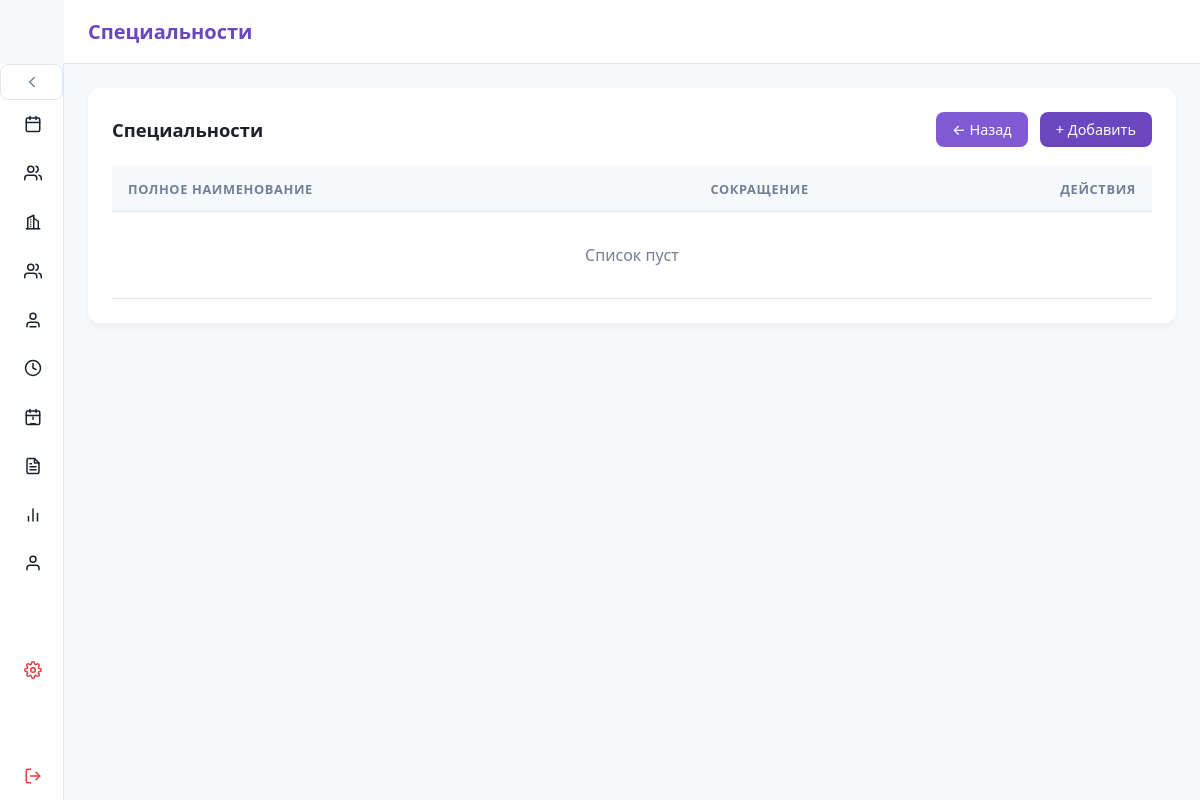
Before: /admin/specializations/ (signed in) with the older database file.
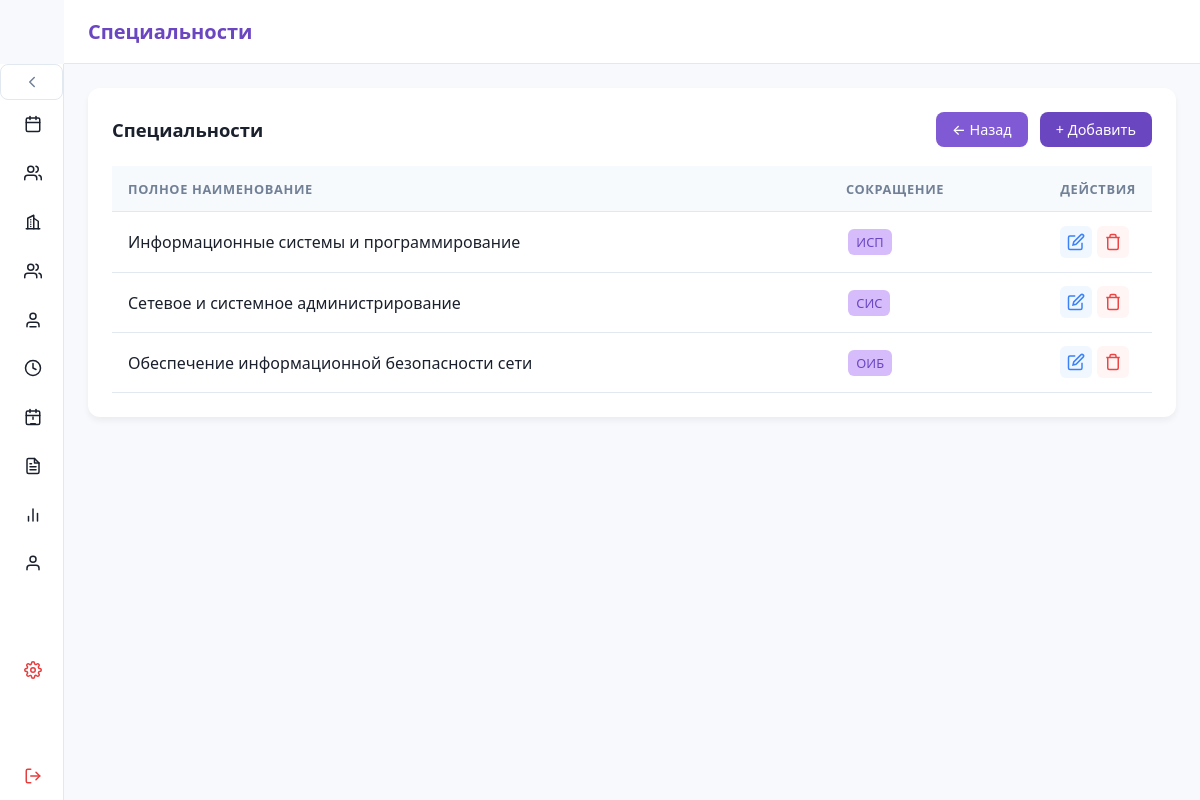
After: the same page with the newer database file.
### src/database/models.py (models this page shows)
class Base(DeclarativeBase): ...

class Specialization(Base):
    __tablename__ = "specialization"
    specialization_id: Mapped[int] = mapped_column(primary_key=True, autoincrement=True)
    specialization_name: Mapped[str] = mapped_column(String(50))
    specialization_reduction: Mapped[str] = mapped_column(String(5))

### src/routers/specializations.py (the view, shortened to what this page needs)
@specs_bp.route('/', methods=['GET', 'POST'])
def manage_specializations():
    if 'person_id' not in session:
        return redirect(url_for('login'))
    db: Session = SessionLocal()
    try:
        items = db.query(Specialization).all()
        edit_item = None
        edit_id = request.args.get('edit')
        if edit_id:
            edit_item = db.query(Specialization).filter(Specialization.specialization_id == int(edit_id)).first()
        return render_template('admin_specializations.html', title="Специальности", items=items, edit_item=edit_item)
    finally:
        db.close()

### src/templates/admin_specializations.html (shortened to what this page needs)
{% extends "base.html" %}
{% block content %}
<div class="card">
  <div class="card-header">
    <h2 class="card-title">{{ title }}</h2>
    <div style="display: flex; gap: 0.75rem;">
      <a href="/adminpanel" class="btn btn-cancel">← Назад</a>
      <a href="#modal" class="btn btn-add">+ Добавить</a>
    </div>
  </div>
  <table>
    <thead>
      <tr>
        <th>Полное наименование</th>
        <th>Сокращение</th>
        <th style="width: 100px;">Действия</th>
      </tr>
    </thead>
    <tbody>
      {% for item in items %}
      <tr>
        <td>{{ item.specialization_name }}</td>
        <td><span class="badge">{{ item.specialization_reduction }}</span></td>
        <td class="actions">
          <a href="?edit={{ item.specialization_id }}" class="btn-icon btn-edit" title="Редактировать">
            <svg viewBox="0 0 24 24" style="width:18px;height:18px;fill:none;stroke:currentColor;stroke-width:2"><path d="M11 4H4a2 2 0 0 0-2 2v14a2 2 0 0 0 2 2h14a2 2 0 0 0 2-2v-7"/><path d="M18.5 2.5a2.121 2.121 0 0 1 3 3L12 15l-4 1 1-4 9.5-9.5z"/></svg>
          </a>
          <form method="POST" style="display:inline;">
            <button type="submit" class="btn-icon btn-delete" title="Удалить">
              <svg viewBox="0 0 24 24" style="width:18px;height:18px;fill:none;stroke:currentColor;stroke-width:2"><polyline points="3 6 5 6 21 6"/><path d="M19 6v14a2 2 0 0 1-2 2H7a2 2 0 0 1-2-2V6m3 0V4a2 2 0 0 1 2-2h4a2 2 0 0 1 2 2v2"/></svg>
            </button>
          </form>
        </td>
      </tr>
      {% else %}
      <tr><td colspan="3" style="text-align:center; color:var(--muted); padding: 2rem;">Список пуст</td></tr>
      {% endfor %}
    </tbody>
  </table>
</div>
{% endblock %}

### src/templates/base.html (shortened to what this page needs)
<!DOCTYPE html>
<html lang="ru">
<head>
  <link rel="stylesheet" href="{{ url_for('static', filename='css/main_styles.css') }}">
</head>
<body>
  <div class="layout">
    <aside class="sidebar" id="sidebar">
      <button class="toggle-btn toggle-desktop" id="toggleSidebarBtn" aria-label="Развернуть меню">
        <svg viewBox="0 0 24 24"><polyline points="15 18 9 12 15 6"/></svg>
      </button>
      <a href="/social_passport" class="nav-link" data-path="/social_passport">
        <span class="nav-icon"><svg viewBox="0 0 24 24"><rect x="3" y="4" width="18" height="18" rx="2"/><line x1="16" y1="2" x2="16" y2="6"/><line x1="8" y1="2" x2="8" y2="6"/><line x1="3" y1="10" x2="21" y2="10"/></svg></span>
      </a>
      <a href="/activists" class="nav-link" data-path="/activists">
        <span class="nav-icon"><svg viewBox="0 0 24 24"><path d="M17 21v-2a4 4 0 0 0-4-4H5a4 4 0 0 0-4 4v2"/><circle cx="9" cy="7" r="4"/><path d="M23 21v-2a4 4 0 0 0-3-3.87"/><path d="M16 3.13a4 4 0 0 1 0 7.75"/></svg></span>
      </a>
      <a href="/dormitory" class="nav-link" data-path="/dormitory">
        <span class="nav-icon"><svg viewBox="0 0 24 24"><path d="M3 21h18"/><path d="M5 21V7l8-4v18"/><path d="M19 21V11l-6-4"/><path d="M9 9v.01"/><path d="M9 12v.01"/><path d="M9 15v.01"/><path d="M9 18v.01"/></svg></span>
      </a>
      <a href="/parent_meetings" class="nav-link" data-path="/parent_meetings">
        <span class="nav-icon"><svg viewBox="0 0 24 24"><path d="M17 21v-2a4 4 0 0 0-4-4H5a4 4 0 0 0-4 4v2"/><circle cx="9" cy="7" r="4"/><path d="M23 21v-2a4 4 0 0 0-3-3.87"/><path d="M16 3.13a4 4 0 0 1 0 7.75"/></svg></span>
      </a>
      <a href="/individual_work" class="nav-link" data-path="/individual_work">
        <span class="nav-icon"><svg viewBox="0 0 24 24"><path d="M20 21v-2a4 4 0 0 0-4-4H8a4 4 0 0 0-4 4v2"/><circle cx="12" cy="7" r="4"/><line x1="8" y1="21" x2="16" y2="21"/></svg></span>
      </a>
      <a href="/extracurricular" class="nav-link" data-path="/extracurricular">
        <span class="nav-icon"><svg viewBox="0 0 24 24"><circle cx="12" cy="12" r="10"/><polyline points="12 6 12 12 16 14"/></svg></span>
      </a>
      <a href="/class_hours" class="nav-link" data-path="/class_hours">
        <span class="nav-icon"><svg viewBox="0 0 24 24"><rect x="3" y="4" width="18" height="18" rx="2" ry="2"/><line x1="16" y1="2" x2="16" y2="6"/><line x1="8" y1="2" x2="8" y2="6"/><line x1="3" y1="10" x2="21" y2="10"/><line x1="12" y1="15" x2="12" y2="12"/><line x1="9" y1="21" x2="15" y2="21"/></svg></span>
      </a>
      <a href="/observation_sheet" class="nav-link" data-path="/observation_sheet">
        <span class="nav-icon"><svg viewBox="0 0 24 24"><path d="M14 2H6a2 2 0 0 0-2 2v16a2 2 0 0 0 2 2h12a2 2 0 0 0 2-2V8z"/><polyline points="14 2 14 8 20 8"/><line x1="16" y1="13" x2="8" y2="13"/><line x1="16" y1="17" x2="8" y2="17"/><polyline points="10 9 9 9 8 9"/></svg></span>
      </a>
      <a href="/report" class="nav-link" data-path="/report">
        <span class="nav-icon"><svg viewBox="0 0 24 24"><line x1="18" y1="20" x2="18" y2="10"/><line x1="12" y1="20" x2="12" y2="4"/><line x1="6" y1="20" x2="6" y2="14"/></svg></span>
      </a>
      <a href="/profile" class="nav-link" data-path="/profile">
        <span class="nav-icon"><svg viewBox="0 0 24 24"><path d="M20 21v-2a4 4 0 0 0-4-4H8a4 4 0 0 0-4 4v2"/><circle cx="12" cy="7" r="4"/></svg></span>
      </a>
      {% if session.get("person_role") == 1 %}
        <a href="/adminpanel" class="nav-link logout" data-path="/adminpanel">
          <span class="nav-icon"></span>
        </a>
      {% endif %}
      <a href="/logout" class="nav-link logout" data-path="/logout">
        <span class="nav-icon"><svg viewBox="0 0 24 24"><path d="M9 21H5a2 2 0 0 1-2-2V5a2 2 0 0 1 2-2h4"/><polyline points="16 17 21 12 16 7"/><line x1="21" y1="12" x2="9" y2="12"/></svg></span>
      </a>
    </aside>
    <main class="main-area">
      <header class="header">
        <div class="header-left">
          <h1>{{ title }}</h1>
        </div>
      </header>
      <div class="content">
        {% block content %}{% endblock %}
      </div>
    </main>
  </div>
</body>
</html>

Changed rows visible on the page:
added Specialization: specialization_name "Информационные системы и программирование", specialization_reduction "ИСП"
added Specialization: specialization_name "Сетевое и системное администрирование", specialization_reduction "СИС"
added Specialization: specialization_name "Обеспечение информационной безопасности сети", specialization_reduction "ОИБ"
Other visible differences:
text no longer shown: "Список пуст"
